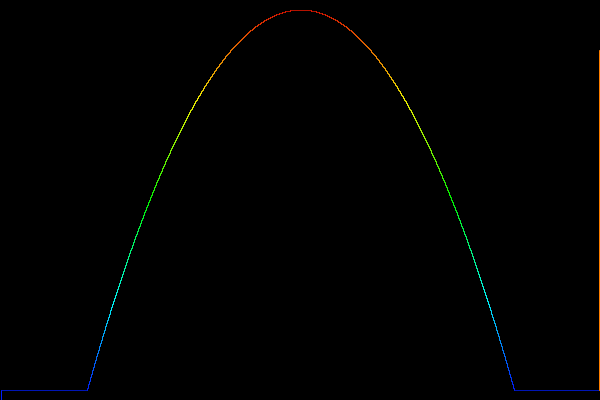
Frame 1 (no input)
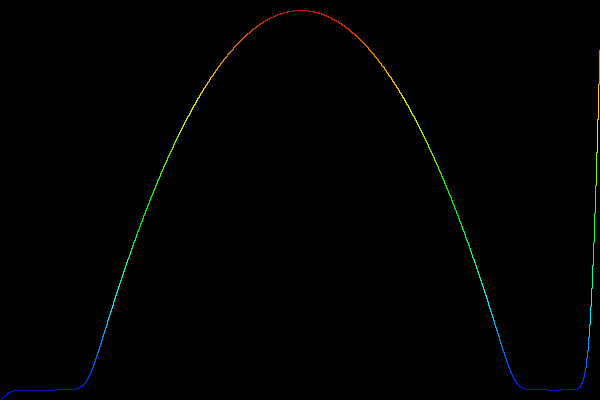
Frame 60 (the mouse pressed at the canvas centre just before this capture)
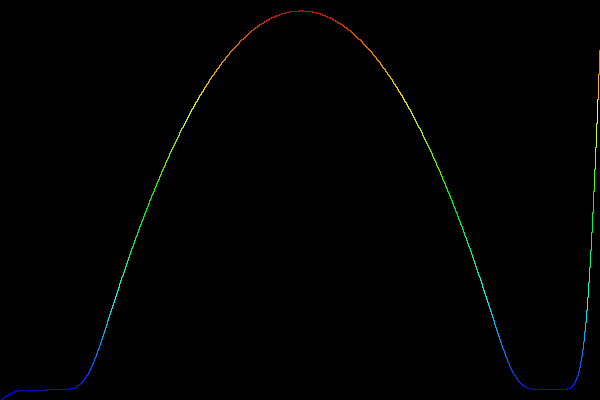
Frame 120 (the mouse held since frame 60 and released just before this capture)

The Processing sketch that drew these frames (run headless with seeded random() and noise(); from frame 60 on, the mouse is pressed at the canvas centre):

// Processing sketch: conduction
// ── conduction.pde
float dx = 1;
float dt = 1;
float alpha = 0.5;
float[] surface = new float[int(600/dx)];
float[] pastSurface = new float[int(600/dx)];
int last = int(600/dx)-1;

void setup(){
  size(600, 400);
  background(0);
  colorMode(HSB, 360, 256, 256, 100);
  stroke(255);
  frameRate(1000/dt);
  for(int i=1; i<int(width/dx)-1; i++){
    surface[i] = min(10+pow(i-width/2, 2)*5/width, height-10);
  }
  surface[0] = height;
  surface[last] = 50;
}

void draw(){
  background(0);
  for(int i=1; i<int(width/dx); i++){
    stroke(int(surface[i]/width*360), 256, 256, 100);
    line(i*dx,surface[i-1],i*dx,surface[i]);
  }
  conduct();
}

void conduct(){
  arrayCopy(surface,pastSurface);
  for(int i=1; i<width/dx-1; i++){
    surface[i] = pastSurface[i] + alpha*(dt/dx/dx)*(pastSurface[i+1]-2*pastSurface[i]+pastSurface[i-1]);
  }
}
